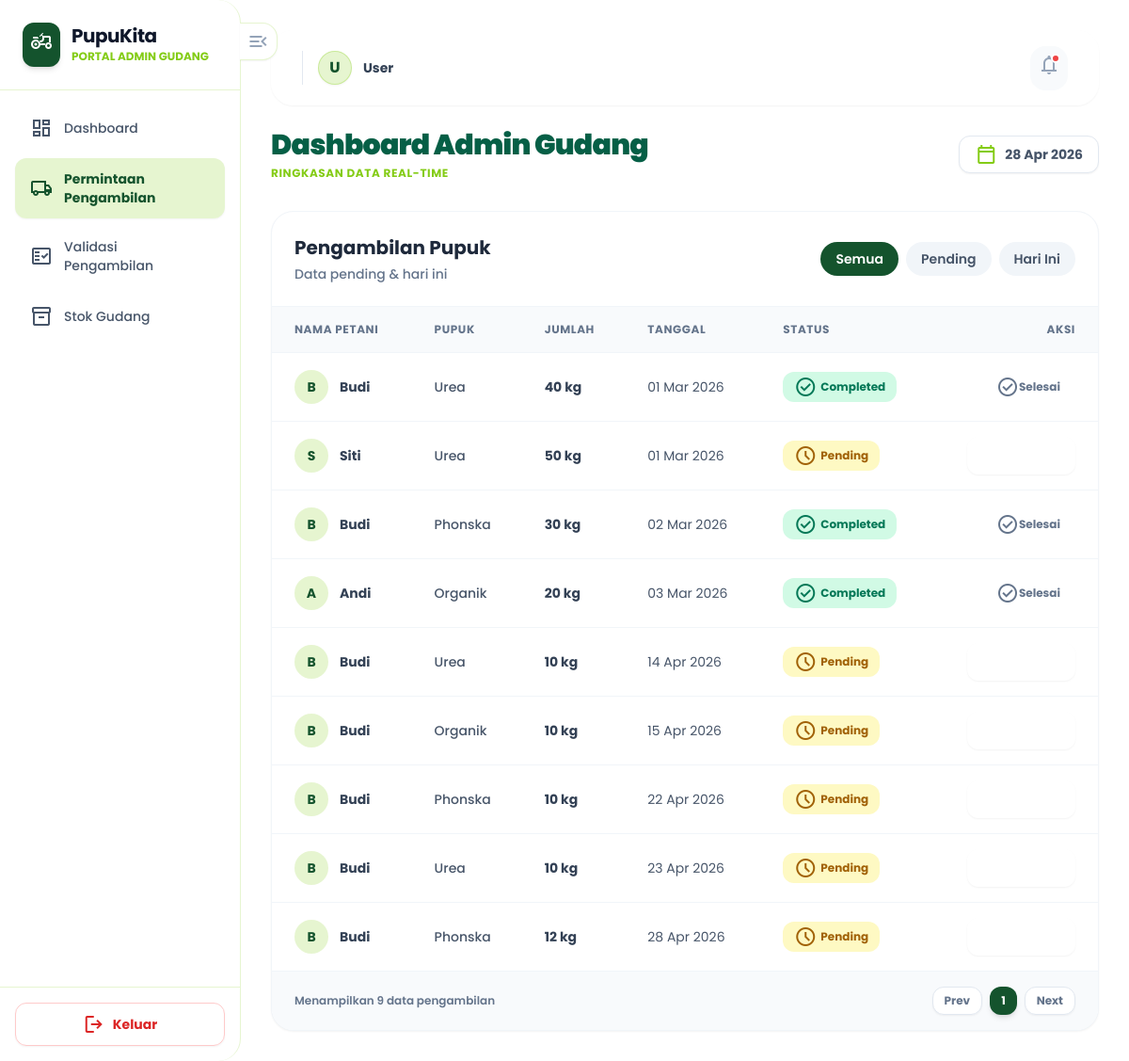
/gudang/pengambilan_pupuk.php, run on the app's committed database.
### tables this page shows
CREATE TABLE `distribusi` (
  `id` int(11) NOT NULL,
  `petani_id` int(11) NOT NULL,
  `pupuk_id` int(11) NOT NULL,
  `jumlah` int(11) NOT NULL,
  `tanggal` date NOT NULL,
  `token` varchar(20) NOT NULL,
  `status` enum('pending','completed','expired') DEFAULT 'pending',
  `created_at` datetime DEFAULT current_timestamp(),
  `verified_at` datetime DEFAULT NULL,
  `taken_at` datetime DEFAULT NULL,
  `total_harga` int(11) NOT NULL
);

CREATE TABLE `petani` (
  `id` int(11) NOT NULL,
  `nama` varchar(100) DEFAULT NULL,
  `nik` varchar(20) DEFAULT NULL,
  `alamat` text DEFAULT NULL,
  `luas_tanah` decimal(5,2) DEFAULT NULL,
  `user_id` int(11) DEFAULT NULL,
  `status` enum('Aktif','Nonaktif') NOT NULL
);

CREATE TABLE `pupuk` (
  `id` int(11) NOT NULL,
  `nama_pupuk` varchar(100) DEFAULT NULL,
  `jenis` varchar(50) DEFAULT NULL,
  `harga_kg` int(11) NOT NULL
);

### gudang/pengambilan_pupuk.php (the view, shortened to what this page needs)
<?php
include '../config/koneksi.php';
$current_filter = $_GET['filter'] ?? 'all';
$filter = $_GET['filter'] ?? 'all';
$where = "";
if ($filter == 'pending') {
    $where = "WHERE d.status = 'pending'";
} elseif ($filter == 'hari_ini') {
    $where = "WHERE d.tanggal = CURDATE()";
} else {
    $where = "";
}
$query_distribusi = "
    SELECT
        d.id,
        p.nama,
        pu.nama_pupuk,
        d.jumlah,
        d.tanggal,
        d.status
    FROM distribusi d
    JOIN petani p ON d.petani_id = p.id
    JOIN pupuk pu ON d.pupuk_id = pu.id
    $where
    ORDER BY d.tanggal ASC
";
$result_distribusi = mysqli_query($conn, $query_distribusi);
?>
<!DOCTYPE html>
<html lang="id">
<head>
    <link href="../assets/css/style.css" rel="stylesheet" />
</head>
<body class="bg-background-light font-display text-slate-800">
<div class="relative flex h-screen w-full overflow-hidden">
    <?php include '../components/sidebar_gudang.php'; ?>
    <main class="flex-1 overflow-y-auto p-4 md:p-8">
        <?php include '../components/header_admin.php'; ?>
        <div class="space-y-6 md:space-y-8 mt-4 md:mt-6">
        <header class="mb-8 flex flex-wrap items-center justify-between gap-4 mt-6">
            <div class="flex flex-col gap-1">
                <h2 class="text-3xl font-black tracking-tight text-emerald-800">Dashboard Admin Gudang</h2>
                <p class="text-primary-lime font-bold uppercase text-xs tracking-wider">Ringkasan Data Real-time</p>
            </div>
            <div class="flex h-10 items-center gap-2 rounded-lg bg-white px-4 border border-slate-200 text-slate-600 shadow-sm">
                <span class="material-symbols-outlined text-primary-lime">calendar_today</span>
                <span class="text-sm font-bold"><?php echo date('d M Y'); ?></span>
            </div>
        </header>
        <div class="bg-bg-card rounded-2xl border border-slate-100 shadow-sm overflow-hidden">
          <div class="p-4 md:p-6 border-b border-slate-100 flex flex-col sm:flex-row sm:items-center justify-between gap-4">
            <div>
              <h2 class="text-xl font-bold text-slate-800">Pengambilan Pupuk</h2>
              <p class="text-sm text-slate-500 font-medium mt-1">Data pending & hari ini</p>
            </div>
            <div class="flex flex-wrap gap-2">
              <a href="?filter=all"
                class="px-4 py-2 rounded-full text-sm font-semibold
                <?php echo ($current_filter=='all') ? 'bg-primary-forest text-white' : 'bg-slate-100 text-slate-600'; ?>">
                Semua
              </a>
              <a href="?filter=pending"
                class="px-4 py-2 rounded-full text-sm font-semibold
                <?php echo ($current_filter=='pending') ? 'bg-primary-forest text-white' : 'bg-slate-100 text-slate-600'; ?>">
                Pending
              </a>
              <a href="?filter=hari_ini"
                class="px-4 py-2 rounded-full text-sm font-semibold
                <?php echo ($current_filter=='hari_ini') ? 'bg-primary-forest text-white' : 'bg-slate-100 text-slate-600'; ?>">
                Hari Ini
              </a>
            </div>
          </div>
          <div class="overflow-x-auto">
            <table class="w-full text-left">
              <thead class="bg-slate-50 text-slate-500 text-xs uppercase tracking-wider font-bold">
                <tr>
                  <th class="px-4 md:px-6 py-3 md:py-4 border-b border-slate-100 whitespace-nowrap">Nama Petani</th>
                  <th class="px-4 md:px-6 py-3 md:py-4 border-b border-slate-100 whitespace-nowrap">Pupuk</th>
                  <th class="px-4 md:px-6 py-3 md:py-4 border-b border-slate-100 whitespace-nowrap">Jumlah</th>
                  <th class="px-4 md:px-6 py-3 md:py-4 border-b border-slate-100 whitespace-nowrap">Tanggal</th>
                  <th class="px-4 md:px-6 py-3 md:py-4 border-b border-slate-100 whitespace-nowrap">Status</th>
                  <th class="px-4 md:px-6 py-3 md:py-4 border-b border-slate-100 whitespace-nowrap text-right">Aksi</th>
                </tr>
              </thead>
              <tbody class="divide-y divide-slate-100 text-sm">
                <?php if (mysqli_num_rows($result_distribusi) > 0): ?>
                  <?php
                    $status_styles = [
                      'pending' => 'bg-yellow-100 text-yellow-700',
                      'completed' => 'bg-emerald-100 text-emerald-700',
                      'expired' => 'bg-red-100 text-red-700'
                    ];
                  ?>
                  <?php while($row = mysqli_fetch_assoc($result_distribusi)): ?>
                    <?php
                      $nama = !empty($row['nama']) ? $row['nama'] : 'Tanpa Nama';
                      $inisial = strtoupper(substr($nama, 0, 1));
                      $pupuk = isset($row['nama_pupuk']) ? $row['nama_pupuk'] : '-';
                      $jumlah = isset($row['jumlah']) ? $row['jumlah'] : 0;
                      $tanggal = isset($row['tanggal']) ? $row['tanggal'] : '-';
                      $status = isset($row['status']) ? $row['status'] : 'pending';
                    ?>
                    <tr class="hover:bg-slate-50 transition-colors group">
                      <td class="px-4 md:px-6 py-3 md:py-4 whitespace-nowrap">
                        <div class="flex items-center gap-3">
                          <div class="size-9 rounded-full bg-primary-lime/20 flex items-center justify-center text-primary-forest font-bold">
                            <?php echo $inisial; ?>
                          </div>
                          <span class="font-bold text-slate-700"><?php echo htmlspecialchars($nama); ?></span>
                        </div>
                      </td>
                      <td class="px-4 md:px-6 py-3 md:py-4 font-medium text-slate-600 whitespace-nowrap">
                        <?php echo htmlspecialchars($pupuk); ?>
                      </td>
                      <td class="px-4 md:px-6 py-3 md:py-4 whitespace-nowrap">
                        <span class="text-sm font-bold text-slate-700">
                          <?php echo $jumlah; ?> kg
                        </span>
                      </td>
                      <td class="px-4 md:px-6 py-3 md:py-4 text-slate-600 text-sm whitespace-nowrap">
                        <?php echo date('d M Y', strtotime($tanggal)); ?>
                      </td>
                      <td class="px-4 md:px-6 py-3 md:py-4 whitespace-nowrap">
                        <span class="px-3 py-1 rounded-lg text-xs font-bold flex items-center gap-1 w-fit
                          <?php echo $status_styles[$status]; ?>">
                          <span class="material-symbols-outlined text-[14px]">
                          </span>
                          <?php echo ucfirst($status); ?>
                        </span>
                      </td>
                      <td class="px-4 md:px-6 py-3 md:py-4 whitespace-nowrap">
                        <div class="flex justify-end">
                          <?php if ($status == 'pending'): ?>
                            <a href="verifikasi_pengambilan.php?id=<?php echo $row['id']; ?>"
                               class="px-4 py-2 rounded-lg bg-emerald-500 text-white text-xs font-bold hover:bg-emerald-600 transition-colors shadow-sm flex items-center gap-1.5 w-fit"
                               onclick="return confirm('Anda yakin ingin memverifikasi pengambilan ini? Stok akan dikurangi.')">
                              <span class="material-symbols-outlined text-[16px]">verified</span>
                            </a>
                          <?php else: ?>
                            <span class="px-4 py-2 rounded-lg bg-slate-200 text-slate-500 text-xs font-bold flex items-center gap-1.5 w-fit cursor-not-allowed">
                              <span class="material-symbols-outlined text-[16px]">check_circle</span>
                              Selesai
                            </span>
                          <?php endif; ?>
                        </div>
                      </td>
                    </tr>
                  <?php endwhile; ?>
                <?php else: ?>
                  <tr>
                    <td colspan="6" class="px-4 md:px-6 py-3 md:py-4 text-center text-slate-500">Belum ada data distribusi.</td>
                  </tr>
                <?php endif; ?>
                </tbody>
            </table>
          </div>
          <div class="px-4 md:px-6 py-4 bg-slate-50 border-t border-slate-100 flex flex-col sm:flex-row items-center justify-between gap-4">
            <p class="text-xs font-semibold text-slate-500">Menampilkan <?php echo mysqli_num_rows($result_distribusi); ?> data pengambilan</p>
            <div class="flex gap-2 w-full sm:w-auto justify-between sm:justify-end">
              <button class="px-3 py-1.5 border border-slate-200 bg-white rounded-lg text-xs font-bold text-slate-500 hover:bg-slate-100 transition-colors shadow-sm">Prev</button>
              <button class="px-3 py-1.5 bg-primary-forest text-white rounded-lg text-xs font-bold shadow-md">1</button>
              <button class="px-3 py-1.5 border border-slate-200 bg-white rounded-lg text-xs font-bold text-slate-500 hover:bg-slate-100 transition-colors shadow-sm">Next</button>
            </div>
          </div>
        </div>

### data on the page
distribusi: petani.nama "B", petani.nama "Budi", pupuk.nama_pupuk "Urea", jumlah "40", tanggal "01 Mar 2026", status "Completed", shows "Selesai"
distribusi: petani.nama "S", petani.nama "Siti", pupuk.nama_pupuk "Urea", jumlah "50", tanggal "01 Mar 2026", status "Pending"
distribusi: petani.nama "B", petani.nama "Budi", pupuk.nama_pupuk "Phonska", jumlah "30", tanggal "02 Mar 2026", status "Completed", shows "Selesai"
distribusi: petani.nama "A", petani.nama "Andi", pupuk.nama_pupuk "Organik", jumlah "20", tanggal "03 Mar 2026", status "Completed", shows "Selesai"
distribusi: petani.nama "B", petani.nama "Budi", pupuk.nama_pupuk "Urea", jumlah "10", tanggal "14 Apr 2026", status "Pending"
distribusi: petani.nama "B", petani.nama "Budi", pupuk.nama_pupuk "Organik", jumlah "10", tanggal "15 Apr 2026", status "Pending"
distribusi: petani.nama "B", petani.nama "Budi", pupuk.nama_pupuk "Phonska", jumlah "10", tanggal "22 Apr 2026", status "Pending"
distribusi: petani.nama "B", petani.nama "Budi", pupuk.nama_pupuk "Urea", jumlah "10", tanggal "23 Apr 2026", status "Pending"
distribusi: petani.nama "B", petani.nama "Budi", pupuk.nama_pupuk "Phonska", jumlah "12", tanggal "28 Apr 2026", status "Pending"

### other printed values
substr($_SESSION['nama'] ?? 'U', 0, 1) "U"
$_SESSION['nama'] "User"
mysqli_num_rows($result_distribusi) "9"
